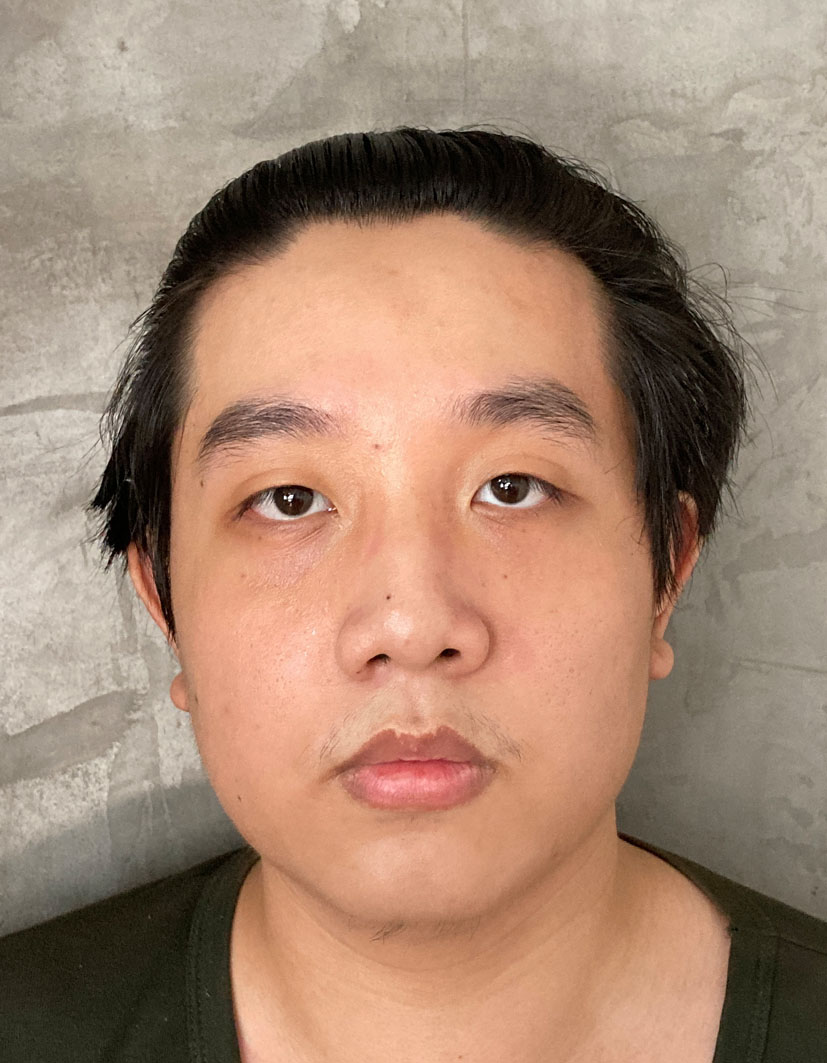
#> input picture lab5/MyFacePic.jpg, 827 x 1063 px, found by its file name
$ python Parameter_Estimation.py
#> lines starting #> are read from the running program, lines starting #| are printed output that depends on the picture; long printed decimals are rounded
from PIL import Image
import numpy as np
img = Image.open(r'D:\Lab\Telecommunication Lab\lab5\MyFacePic.jpg') # image extension *.png,*.jpg
#> img is the input picture: PIL image 827x1063 RGB; mean R, G, B 164.2, 134, 113.8
new_width  = 270
new_height = 480
img = img.resize((new_width, new_height))
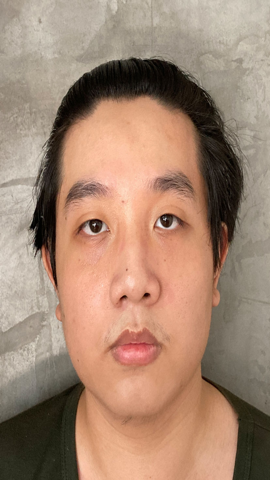
#> img: PIL image 270x480 RGB; mean R, G, B 164.2, 134, 113.8
img.save(r'D:\Lab\Telecommunication Lab\lab5\MyFacePicResult.jpg') # format may what u want ,*.png,*jpg,*.gif
from skimage.io import imread
from skimage.color import rgb2gray
mountain_r = rgb2gray(imread(r'D:\Lab\Telecommunication Lab\lab5\MyFacePicResult.jpg'))
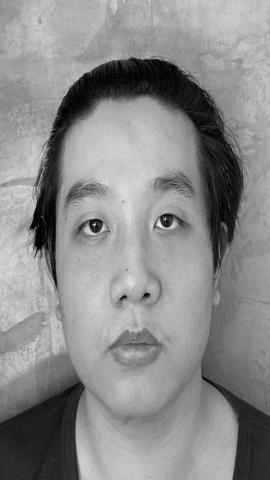
#> mountain_r: shape (480, 270) float64; min 0, max 0.962, mean 0.545
#Plot
import matplotlib.pyplot as plt
plt.figure(0)
plt.imshow(mountain_r,cmap="gray")
plt.title("Resized Image")
plt.show()
import cv2
img = cv2.imread(r'D:\Lab\Telecommunication Lab\lab5\MyFacePicResult.jpg',0)
#> img: shape (480, 270); min 0, max 250, mean 140.8
arr = np.array(img)
data = np.reshape(arr, (1,np.product(arr.shape)))[0]
def mean(numbers):
    return float(sum(numbers)) / max(len(numbers), 1)
meandata = mean(data)
#> meandata = 140.8
stddata = np.std(data)
#> stddata = 55.04
x= meandata+(4*stddata)
#> x = 361
c = np.arange(0, x, 1)
#> c = 361 values from 0 to 360
k = len(c)
#> k = 361
i = len(data)
#> i = 129600
plt.figure(1)
hist,bin = np.histogram(data,c)
#> hist = 360 values, max 1797 at index 180, min 0 at index 230, mean 360; bin = 361 values from 0 to 360
y = len(hist)
#> y = 360
w = np.arange(0, x-1, 1)
#> w = 360 values from 0 to 359
r = hist/i
#> r = 360 values, max 0.0139 at index 180, min 0 at index 230, mean 0.00278
plt.bar(w,r)
plt.xlabel('Grayscale Value')
plt.ylabel('Probability')
plt.title("Probability Distribution")
plt.show()
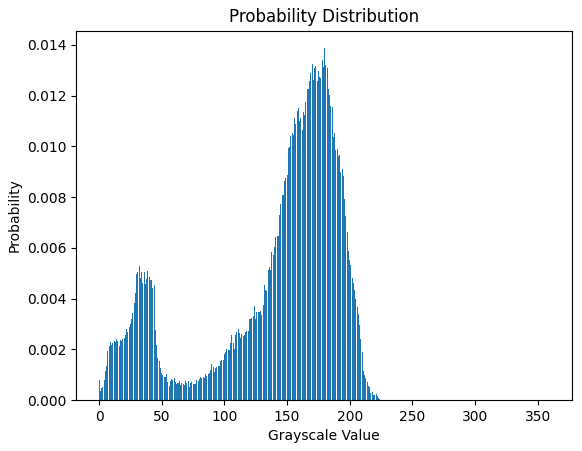
#> figure drawn by matplotlib, 1 panel; tallest bar 0.0139 high, from x = 179.6 to 180.4
plt.figure(2)
plt.hist(img.ravel(),256,[0,256])
plt.ylabel('Number of pixel')
plt.xlabel('Intensity Value')
plt.plot([113,113],[0,2000],'-k')
plt.plot([146,146],[0,2000],'-k')
plt.title("Histogram")
plt.show()
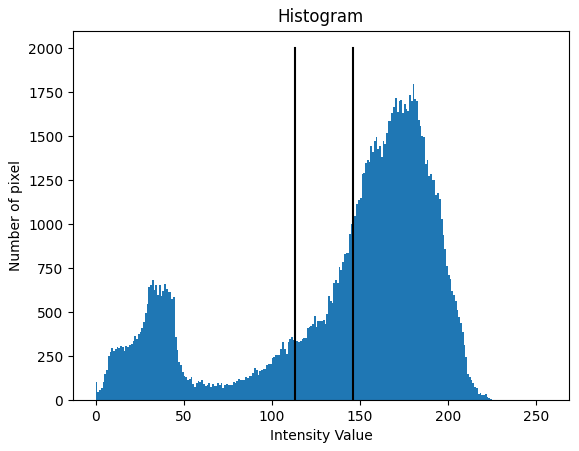
#> figure drawn by matplotlib, 1 panel; tallest bar 1797 high, from x = 180 to 181

img = cv2.imread(r'D:\Lab\Telecommunication Lab\lab5\MyFacePicResult.jpg',0)
arr = np.array(img)
data = np.reshape(arr, (1,np.product(arr.shape)))[0]

m = len(data)
#> m = 129600
epsilon = 1.0e-4 # แก้ Epsilon
difference = epsilon
counter = 0
def mean(numbers):
    return float(sum(numbers)) / max(len(numbers), 1)
c = 3 # แก้ C

from numpy.random import seed
from numpy.random import rand

seed(1)

mu_est = 2*mean(data)*np.sort(rand(c,1))
#> mu_est = [117.4, 202.9, 0.0322]

sigma_est = np.ones(c)*np.std(data)
#> sigma_est = [55.04, 55.04, 55.04]

p_est = np.ones(c)/c

def gaussian_norm_density(x, mu, sig):
    return np.exp(-np.power(x - mu, 2.) / (2 * np.power(sig, 2.)))/(sig * np.sqrt(2 * np.pi))
d = max(data)
#> d = 250

xl = np.arange(0, d*3,0.1)
#> xl = 7500 values from 0 to 749.9


p1_est = p_est[0] * gaussian_norm_density(xl, mu_est[0], sigma_est[0]); # แก้ตาม C
#> p1_est = 7500 values, max 0.00242 at index 1174, min 5.11e-32 at index 7499, mean 0.000437
p2_est = p_est[1] * gaussian_norm_density(xl, mu_est[1], sigma_est[1]);
#> p2_est = 7500 values, max 0.00242 at index 2029, min 8.53e-25 at index 7499, mean 0.000444
p3_est = p_est[2] * gaussian_norm_density(xl, mu_est[2], sigma_est[2]);
#> p3_est = 7500 values, max 0.00242 at index 0, min 1.19e-43 at index 7499, mean 0.000222
plt.figure(3)
plt.plot(xl,p1_est+p2_est+p3_est, 'r--',linewidth=2.0) # แก้ตาม C
plt.plot(xl, p1_est, 'g-.', linewidth=2.0);
plt.plot(xl, p2_est, 'g-.', linewidth=2.0);
plt.plot(xl, p3_est, 'g-.', linewidth=2.0);
plt.xlabel('Grayscale Value')
plt.ylabel('Probability')
plt.title('Gaussian Weight Distribution')
plt.show()
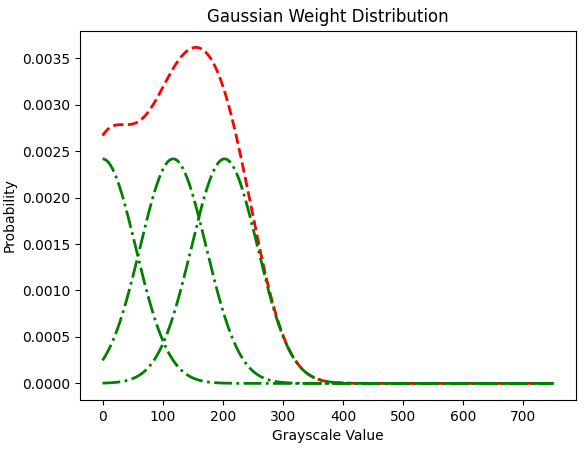
#> figure drawn by matplotlib, 1 panel; curve peaks at x = 155.2, y = 0.00362; curve peaks at x = 117.4, y = 0.00242; curve peaks at x = 202.9, y = 0.00242

clas = []
ok = []
while np.any(difference >= epsilon) and (counter < 25000):
    for j in range(0, c):

        clas.insert(j, p_est[j] * gaussian_norm_density(data, mu_est[j], sigma_est[j]))

    ok = clas[0] + clas[1] + clas[2] # แก้ตาม C

    for j in range(0, c):
        clas[j] = clas[j] / ok
    mu_est_old = mu_est
    sigma_est_old = sigma_est
    p_est_old = p_est
    mu_est = []
    sigma_est = []
    p_est = []
    for j in range(0, c):
        mu_est.insert(j, sum((clas[j]) * data) / sum(clas[j]))
        sigma_est.insert(j, np.sqrt(sum((clas[j]) * np.power((data - mu_est[j]), 2)) / sum(clas[j])))
        p_est.insert(j, mean(clas[j]))

    difference = sum(abs(np.subtract(mu_est_old,mu_est)))+sum(abs(np.subtract(sigma_est_old,sigma_est)))\
                 +sum(abs(np.subtract(p_est_old,p_est)))

    print(difference)

    counter = counter + 800
    print('counter =',counter)
#> this loop made 32 passes
#> (mu_est_old, sigma_est_old, difference) on pass 1: ([117.4, 202.9, 0.0322], [55.04, 55.04, 55.04], [288.7, 318.9, 339.7])
#| [288.737 318.866 339.679]
#> after the loop, clas = 96 items; counter = 25600
xl = np.arange(0, d, 0.1)
#> xl = 2500 values from 0 to 249.9

p1_est = p_est[0] * gaussian_norm_density(xl, mu_est[0], sigma_est[0]); # แก้ตาม C
#> p1_est = 2500 values, max 0.00365 at index 1356, min 2.2e-07 at index 0, mean 0.00112
p2_est = p_est[1] * gaussian_norm_density(xl, mu_est[1], sigma_est[1]);
#> p2_est = 2500 values, max 0.0125 at index 1745, min 1.92e-23 at index 0, mean 0.00224
p3_est = p_est[2] * gaussian_norm_density(xl, mu_est[2], sigma_est[2]);
#> p3_est = 2500 values, max 0.00461 at index 311, min 4.74e-58 at index 2499, mean 0.000628
plt.figure(4)
plt.plot(xl, p1_est + p2_est+p3_est, 'r--', linewidth=2.0) # แก้ตาม C
plt.plot(xl, p1_est, 'b-.', linewidth=2.0);
plt.plot(xl, p2_est, 'g-.', linewidth=2.0);
plt.plot(xl, p3_est, 'm-.', linewidth=2.0);
plt.plot([113,113],[0,0.014],'-k')
plt.plot([146,146],[0,0.014],'-k')
plt.xlabel('Grayscale Value')
plt.ylabel('Probability')
plt.legend(('Gaussian Mixture','W1','W2','W3'), loc = 'upper left')
plt.title('Gaussian Distribution')
plt.figure(5)
plt.imshow(arr,cmap='gray',vmin=113,vmax=146)
plt.title('Face Segment')
plt.show()
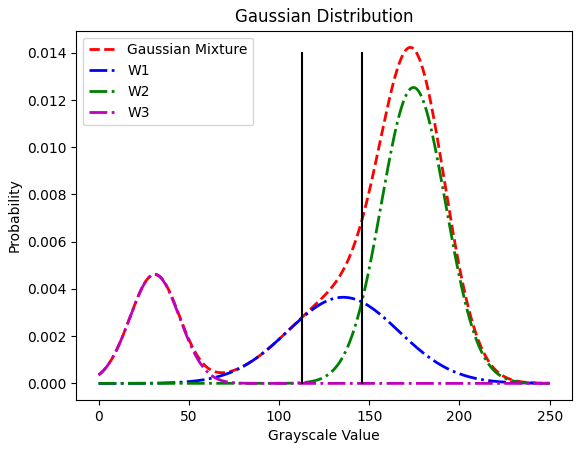
#> figure drawn by matplotlib, 1 panel; curve peaks at x = 172.8, y = 0.0142; curve peaks at x = 135.6, y = 0.00365; curve peaks at x = 174.5, y = 0.0125

$ run again, with lab5/CTScan.jpg copied over lab5/MyFacePic.jpg
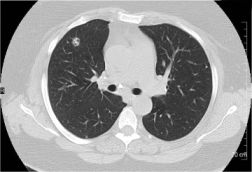
#> input picture lab5/CTScan.jpg, 252 x 172 px, found by its file name
#> img is the input picture: PIL image 252x172 RGB; min 0, max 255, mean 148.3
#> `img = img.resize((new_width, new_height))`:
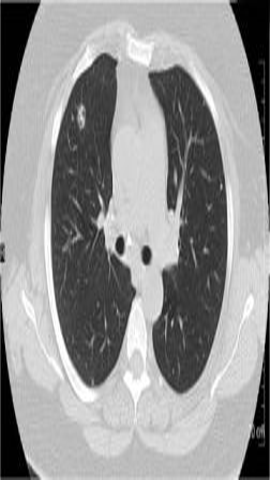
#> img: PIL image 270x480 RGB; min 0, max 255, mean 148.3
#> meandata = 148.3
#> stddata = 73.33
#> x = 441.6
#> i = 129600
#> hist = 441 values, max 4628 at index 187, min 0 at index 256, mean 293.9; bin = 442 values from 0 to 441
#> y = 441
#> r = 441 values, max 0.0357 at index 187, min 0 at index 256, mean 0.00227
#> m = 129600
#> mu_est = [123.7, 213.6, 0.0339]
#> sigma_est = [73.33, 73.33, 73.33]
#> d = 255
#> `p1_est = p_est[0] * gaussian_norm_density(xl, mu_est[0], sigma_est[0]);`: p1_est = 7650 values, max 0.00181 at index 1237, min 4.53e-20 at index 7649, mean 0.000416
#> `p2_est = p_est[1] * gaussian_norm_density(xl, mu_est[1], sigma_est[1]);`: p2_est = 7650 values, max 0.00181 at index 2136, min 9.7e-16 at index 7649, mean 0.000435
#> `p3_est = p_est[2] * gaussian_norm_density(xl, mu_est[2], sigma_est[2]);`: p3_est = 7650 values, max 0.00181 at index 0, min 4.33e-27 at index 7649, mean 0.000218
#> the loop `while np.any(difference >= epsilon) and (counter < 25000):` made 32 passes
#> (mu_est_old, sigma_est_old, difference) on pass 1: ([123.7, 213.6, 0.0339], [73.33, 73.33, 73.33], [303.6, 352.8, 352.4])
#> (printed output is left out)
#> after the loop `while np.any(difference >= epsilon) and (counter < 25000):`: clas = 96 items; counter = 25600
#> `xl = np.arange(0, d, 0.1)`: xl = 2550 values from 0 to 254.9
#> `p1_est = p_est[0] * gaussian_norm_density(xl, mu_est[0], sigma_est[0]);`: p1_est = 2550 values, max 0.00182 at index 2150, min 4.81e-19 at index 0, mean 0.000428
#> `p2_est = p_est[1] * gaussian_norm_density(xl, mu_est[1], sigma_est[1]);`: p2_est = 2550 values, max 0.0173 at index 1979, min 8.64e-62 at index 0, mean 0.00204
#> `p3_est = p_est[2] * gaussian_norm_density(xl, mu_est[2], sigma_est[2]);`: p3_est = 2550 values, max 0.00466 at index 564, min 7.47e-12 at index 2549, mean 0.00138
#> `plt.show()`:
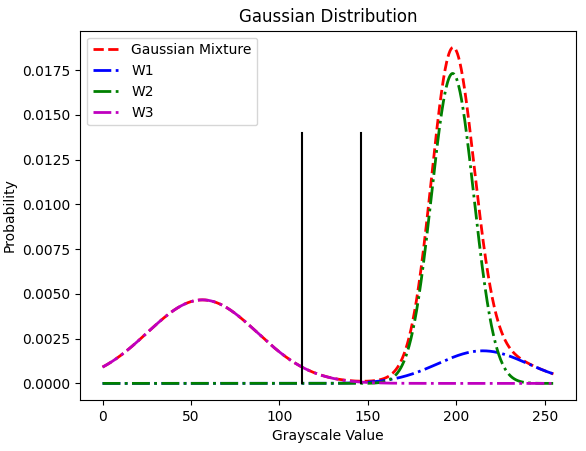
#> figure drawn by matplotlib, 1 panel; curve peaks at x = 198.2, y = 0.0188; curve peaks at x = 215, y = 0.00182; curve peaks at x = 197.9, y = 0.0173

$ run again, with lab5/ClassificationGS.jpg copied over lab5/MyFacePic.jpg
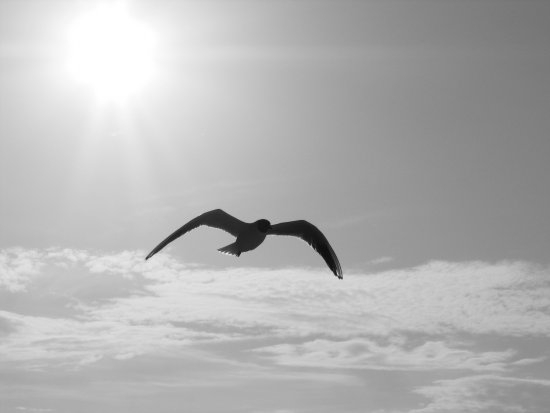
#> input picture lab5/ClassificationGS.jpg, 550 x 413 px, found by its file name
#> img is the input picture: PIL image 550x413 L; min 9, max 255, mean 180.1
#> `img = img.resize((new_width, new_height))`:
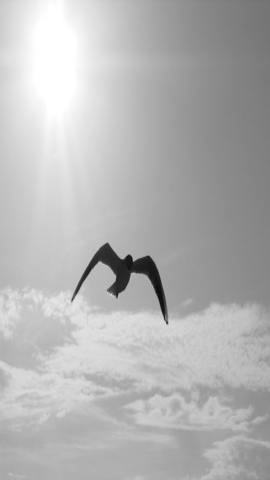
#> img: PIL image 270x480 L; min 13, max 255, mean 180.1
#> meandata = 180.1
#> stddata = 36.05
#> x = 324.3
#> i = 129600
#> hist = 324 values, max 3176 at index 255, min 0 at index 0, mean 400; bin = 325 values from 0 to 324
#> y = 324
#> r = 324 values, max 0.0245 at index 255, min 0 at index 0, mean 0.00309
#> m = 129600
#> mu_est = [150.2, 259.5, 0.0412]
#> sigma_est = [36.05, 36.05, 36.05]
#> d = 255
#> `p1_est = p_est[0] * gaussian_norm_density(xl, mu_est[0], sigma_est[0]);`: p1_est = 7650 values, max 0.00369 at index 1502, min 2.63e-66 at index 7649, mean 0.000436
#> `p2_est = p_est[1] * gaussian_norm_density(xl, mu_est[1], sigma_est[1]);`: p2_est = 7650 values, max 0.00369 at index 2595, min 7.46e-46 at index 7649, mean 0.000436
#> `p3_est = p_est[2] * gaussian_norm_density(xl, mu_est[2], sigma_est[2]);`: p3_est = 7650 values, max 0.00369 at index 0, min 6.21e-101 at index 7649, mean 0.000218
#> the loop `while np.any(difference >= epsilon) and (counter < 25000):` made 32 passes
#> (mu_est_old, sigma_est_old, difference) on pass 1: ([150.2, 259.5, 0.0412], [36.05, 36.05, 36.05], [320, 366.5, 410.2])
#> (printed output is left out)
#> after the loop `while np.any(difference >= epsilon) and (counter < 25000):`: clas = 96 items; counter = 25600
#> `xl = np.arange(0, d, 0.1)`: xl = 2550 values from 0 to 254.9
#> `p1_est = p_est[0] * gaussian_norm_density(xl, mu_est[0], sigma_est[0]);`: p1_est = 2550 values, max 0.0102 at index 1690, min 2.08e-11 at index 0, mean 0.00267
#> `p2_est = p_est[1] * gaussian_norm_density(xl, mu_est[1], sigma_est[1]);`: p2_est = 2550 values, max 0.00494 at index 2107, min 6.66e-19 at index 0, mean 0.00115
#> `p3_est = p_est[2] * gaussian_norm_density(xl, mu_est[2], sigma_est[2]);`: p3_est = 2550 values, max 0.000411 at index 388, min 1.96e-70 at index 2549, mean 4.99e-05
#> `plt.show()`:
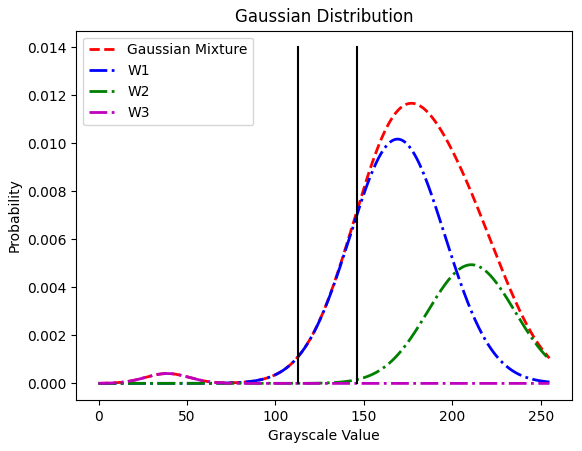
#> figure drawn by matplotlib, 1 panel; curve peaks at x = 176.9, y = 0.0117; curve peaks at x = 169, y = 0.0102; curve peaks at x = 210.7, y = 0.00494
